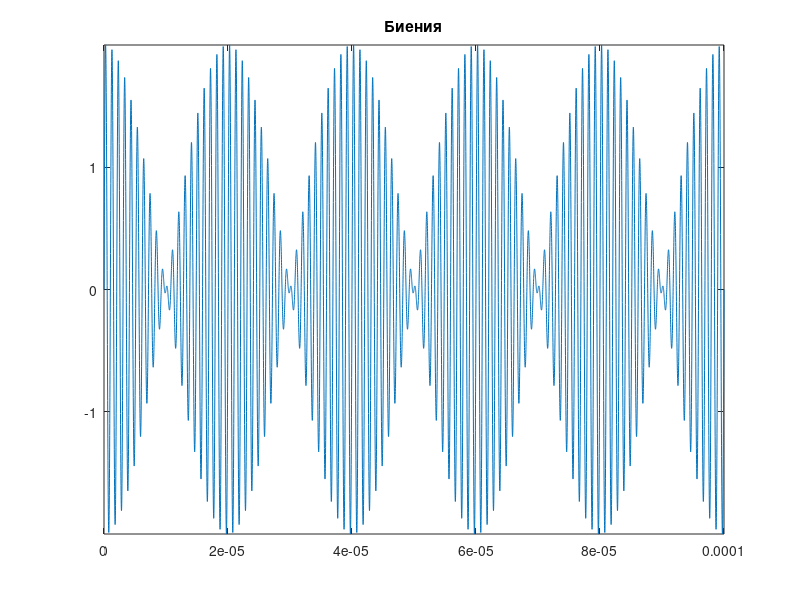

This chart was generated by the following MATLAB code:
clear all
clc
close all
a=1;
f=10^6;
k=1/(100*f);
w1=2*pi*f;
w2=2*pi*(f*0.95);
period=(2*pi)/abs(w2-w1);
t=0:k:5*period;
G1=a*sin(w1*t);
G2=a*sin(w2*t);
plot(t,G1+G2)
axis("tight")
title('Биения')


